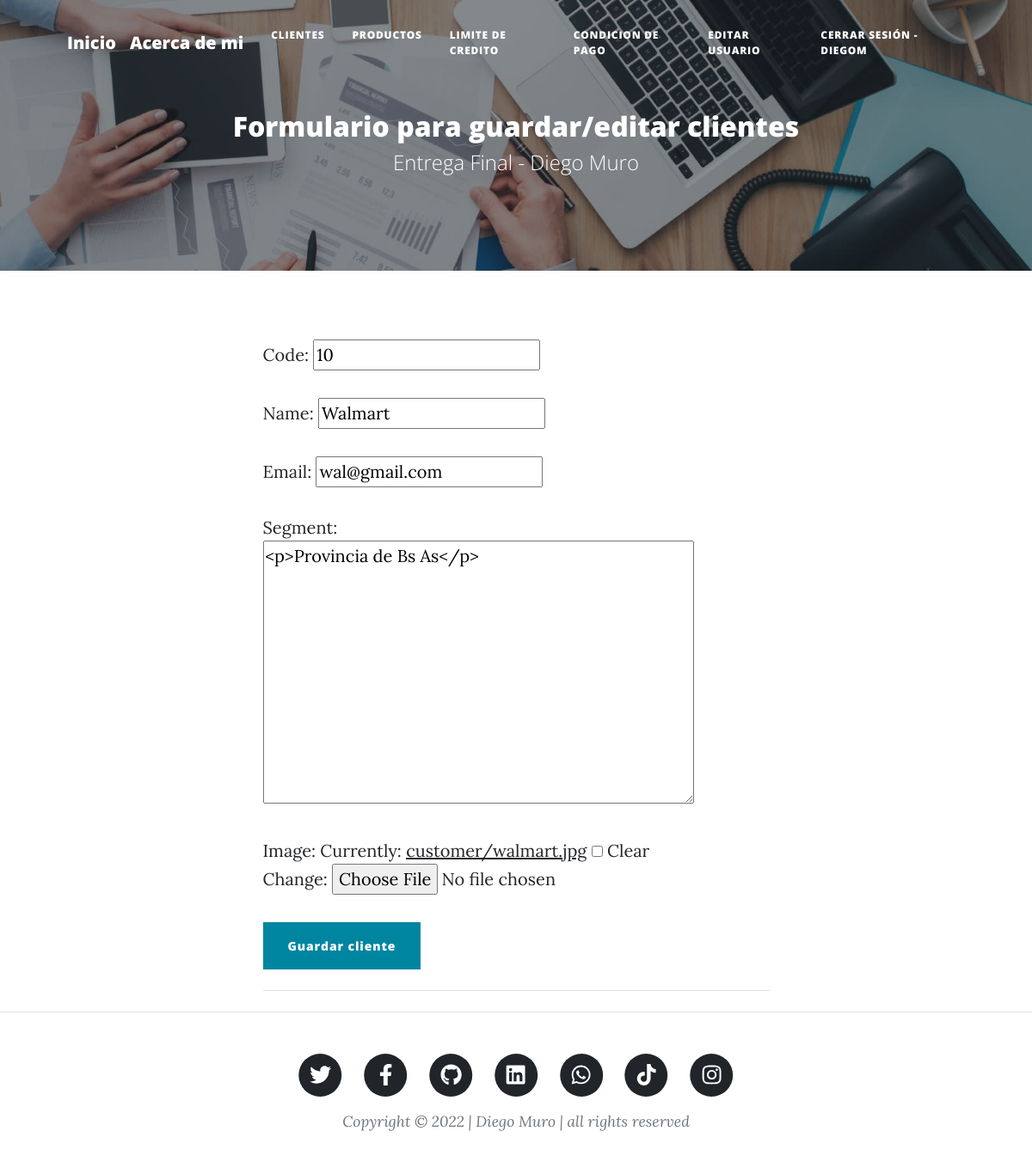
Page /customer/customer/12/update/ (signed in) on the committed database.
### customer/models.py (models this page shows, shortened)
class Customer(models.Model):
    code = models.IntegerField(null=False, blank=False)
    name = models.CharField(max_length=40, null=False, blank=False)
    email = models.EmailField()
    segment = RichTextField(null=True, blank=True)
    image = models.ImageField(upload_to='customer', null=True, blank=True)
    owner = models.ForeignKey(User, on_delete=models.CASCADE)
    comments = models.ManyToManyField(
        User, through="Comment", related_name="comments_owned"
    )
    created_at = models.DateTimeField(auto_now_add=True)
    updated_at = models.DateTimeField(auto_now=True)
    class Meta:
        unique_together = (
            "code",
            "name",
        )
        ordering = ["-created_at"]

### customer/views.py (the view, shortened to what this page needs)
# urls.py: path("customer/<int:pk>/update/", views.CustomerUpdateView.as_view(), name="customer-update"),
class CustomerUpdateView(LoginRequiredMixin, UpdateView):
    model = Customer
    fields = ["code", "name", "email", "segment", "image"]

### customer/templates/customer/customer_form.html (shortened to what this page needs)
{% extends "home/index.html" %}
{% load static %}
{% block tp_final_header %}
<header class="masthead" style="background-image: url('/static/home/assets/img/usuarios.jpg')">
    <div class="container position-relative px-4 px-lg-5">
        <div class="row gx-4 gx-lg-5 justify-content-center">
            <div class="col-md-15 col-lg-16 col-xl-14">
                <div class="site-heading">
                    <h2>Formulario para guardar/editar clientes</h2>
                    <span class="subheading">Entrega Final - Diego Muro</span>
                </div>
            </div>
        </div>
    </div>
</header>
{% endblock %}
{% block tp_final_content %}
    <div>
        <form action="" method="POST" enctype="multipart/form-data">
            {{ form.as_p }}
            <input type="submit" class="btn btn-primary" value="Guardar cliente" />
        </form>
    </div>
    <hr class="my-4" />
{% endblock %}

### home/templates/home/index.html (shortened to what this page needs)
<!DOCTYPE html>
<html lang="en">
    <head>
        {% load static %}
        <link href="{% static 'home/css/styles.css' %}" rel="stylesheet" />
    </head>
    <body>
        <nav class="navbar navbar-expand-lg navbar-light topbar" id="mainNav">
            <div class="container px-4 px-lg-5">
                <a class="navbar-brand" href="{% url 'home:index' %}">Inicio</a>
                <a class="navbar-brand" href="{% url 'home:index' %}">Acerca de mi</a>
                <div class="collapse navbar-collapse" id="navbarResponsive">
                    <ul class="navbar-nav ms-auto py-4 py-lg-0">
                        <li class="nav-item"><a class="nav-link px-lg-3 py-3 py-lg-4" href="{% url 'customer:customer-list' %}">Clientes</a></li>
                        <li class="nav-item"><a class="nav-link px-lg-3 py-3 py-lg-4" href="{% url 'product:product-list' %}">Productos</a></li>
                        <li class="nav-item"><a class="nav-link px-lg-3 py-3 py-lg-4" href="{% url 'credit:credit-list' %}">Limite de credito</a></li>
                        <li class="nav-item"><a class="nav-link px-lg-3 py-3 py-lg-4" href="{% url 'payment:payment-list' %}">Condicion de pago</a></li>
                        {% if user.is_authenticated %}
                        <li class="nav-item"><a class="nav-link px-lg-3 py-3 py-lg-4" href="{% url 'home:user-update' %}">Editar usuario</a></li>
                        <li class="nav-item"><a class="nav-link px-lg-3 py-3 py-lg-4" href="{% url 'logout' %}">Cerrar Sesión - {{ user.username }}</a></li>
                        {% else %}
                        <li class="nav-item"><a class="nav-link px-lg-3 py-3 py-lg-4" href="{% url 'login' %}">Iniciar Sesión</a></li>
                        {% endif %}
                    </ul>
                </div>
            </div>
        </nav>
        {% block tp_final_header %}{% endblock %}
        <div class="container px-4 px-lg-5">
            <div class="row gx-4 gx-lg-5 justify-content-center">
                <div class="col-md-10 col-lg-8 col-xl-7">
                    {% block tp_final_content %}{% endblock %}
                </div>
            </div>
        </div>
        <footer class="border-top">
            <div class="container px-4 px-lg-5">
                <div class="row gx-4 gx-lg-5 justify-content-center">
                    <div class="col-md-10 col-lg-8 col-xl-7">
                        <ul class="list-inline text-center">
                            <li class="list-inline-item">
                                <a href="https://twitter.com/">
                                    <span class="fa-stack fa-lg">
                                        <i class="fas fa-circle fa-stack-2x"></i>
                                        <i class="fab fa-twitter fa-stack-1x fa-inverse"></i>
                                    </span>
                                </a>
                            </li>
                            <li class="list-inline-item">
                                <a href="https://es-la.facebook.com/">
                                    <span class="fa-stack fa-lg">
                                        <i class="fas fa-circle fa-stack-2x"></i>
                                        <i class="fab fa-facebook-f fa-stack-1x fa-inverse"></i>
                                    </span>
                                </a>
                            </li>
                            <li class="list-inline-item">
                                <a href="https://github.com/">
                                    <span class="fa-stack fa-lg">
                                        <i class="fas fa-circle fa-stack-2x"></i>
                                        <i class="fab fa-github fa-stack-1x fa-inverse"></i>
                                    </span>
                                </a>
                            </li>
                            <li class="list-inline-item">
                                <a href="https://ar.linkedin.com/">
                                    <span class="fa-stack fa-lg">
                                        <i class="fas fa-circle fa-stack-2x"></i>
                                        <i class="fab fa-linkedin fa-stack-1x fa-inverse"></i>
                                    </span>
                                </a>
                            </li>
                            <li class="list-inline-item">
                                <a href="https://www.whatsapp.com/">
                                    <span class="fa-stack fa-lg">
                                        <i class="fas fa-circle fa-stack-2x"></i>
                                        <i class="fab fa-whatsapp fa-stack-1x fa-inverse"></i>
                                    </span>
                                </a>
                            </li>
                            <li class="list-inline-item">
                                <a href="https://www.tiktok.com/es/">
                                    <span class="fa-stack fa-lg">
                                        <i class="fas fa-circle fa-stack-2x"></i>
                                        <i class="fab fa-tiktok fa-stack-1x fa-inverse"></i>
                                    </span>
                                </a>
                            </li>
                            <li class="list-inline-item">
                                <a href="https://www.instagram.com/">
                                    <span class="fa-stack fa-lg">
                                        <i class="fas fa-circle fa-stack-2x"></i>
                                        <i class="fab fa-instagram fa-stack-1x fa-inverse"></i>
                                    </span>
                                </a>
                            </li>
                        </ul>
                        <div class="small text-center text-muted fst-italic">Copyright &copy; 2022 | Diego Muro | all rights reserved</div>
                    </div>
                </div>
            </div>
        </footer>
    </body>
</html>

### rows in the picture
Customer: code "10", name "Walmart", email "wal@gmail.com", segment "<p>Provincia de Bs As</p>"

### other values in the picture
{{ user.username }} "DIEGOM"
